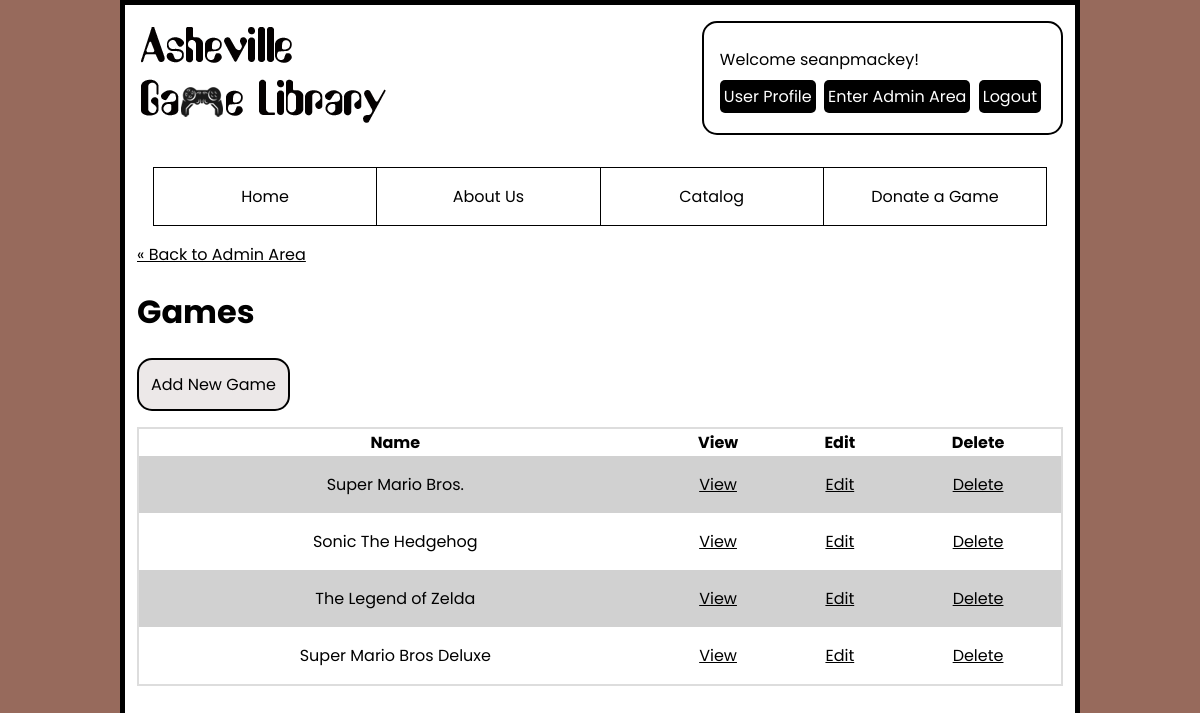
/admin/games/index.php (signed in), run on the app's committed database.
### tables this page shows
CREATE TABLE `users_usr` (
  `id` int(11) NOT NULL,
  `fname_usr` varchar(255) NOT NULL,
  `lname_usr` varchar(255) NOT NULL,
  `username_usr` varchar(255) NOT NULL,
  `email_usr` varchar(255) NOT NULL,
  `hashed_password_usr` varchar(255) NOT NULL,
  `street_address_usr` varchar(255) NOT NULL,
  `city_usr` varchar(255) NOT NULL,
  `zip_usr` varchar(255) NOT NULL,
  `id_sta_usr` int(11) NOT NULL,
  `user_level_usr` enum('user','admin') NOT NULL
);

CREATE TABLE `games_gme` (
  `id` int(11) NOT NULL,
  `name_gme` varchar(255) NOT NULL,
  `id_age_gme` int(11) DEFAULT NULL,
  `id_gnr_gme` int(11) DEFAULT NULL,
  `id_cmppub_gme` int(11) DEFAULT NULL
);

### private/functions.php (called while the page is built, shortened)
<?php
function url_for($script_path) {
  if($script_path[0] != '/') {
    $script_path = "/" . $script_path;
  }
  return WWW_ROOT . $script_path;
}
function u($string="") {
  return urlencode($string);
}
function h($string="") {
  return htmlspecialchars($string);
}
?>

### private/initialize.php (called while the page is built, shortened)
<?php
  require_once('functions.php');
  $session = new Session;
?>

### private/classes/Session.class.php (called while the page is built, shortened)
<?php
class Session {
    private $user_id;
    private $last_login;
    public function is_logged_in() {
        return isset($this->user_id) && $this->last_login_is_recent();
    }
    private function check_stored_login() {
        if(isset($_SESSION['user_id'])) {
            $this->user_id = $_SESSION['user_id'];
            $this->username = $_SESSION['username'];
            $this->last_login = $_SESSION['last_login'];
        }
    }
    private function last_login_is_recent() {
      if(!isset($this->last_login)){
        return false;
      } elseif($this->last_login + self::MAX_LOGIN_AGE < time() || !User::find_by_id($this->user_id)) {
        $this->logout();
        return false;
      } else {
        return true;
      }
    }
}

### private/classes/DatabaseObject.class.php (called while the page is built, shortened)
<?php
class DatabaseObject {
  static protected $database;
  static protected $table_name = "";
  static public function set_database($database) {
    self::$database = $database;
  }
  static public function find_by_sql($sql) {
    $result = self::$database->query($sql);
    $object_array = [];
    while($record = $result->fetch_assoc()) {
      $object_array[] = static::instantiate($record);
    }
    return $object_array;
  }
  static public function find_all() {
    $sql = "SELECT * FROM " . static::$table_name;
    return static::find_by_sql($sql);
  }
  static public function find_by_id($id) {
    $sql = "SELECT * FROM " . static::$table_name . " ";
    $sql .= "WHERE id='" . self::$database->escape_string($id) . "'";
    $obj_array = static::find_by_sql($sql);
    if(!empty($obj_array)) {
      return array_shift($obj_array);
    } else {
      return false;
    }
  }
  static protected function instantiate($record) {
    $object = new static;
    foreach($record as $property => $value) {
      if(property_exists($object, $property)) {
        $object->$property = $value;
      }
    }
    return $object;
  }
}
?>

### private/status_error_functions.php (called while the page is built, shortened)
<?php
function require_login() {
  global $session;
  if(!$session->is_logged_in()){
    redirect_to(url_for('login.php'));
  }
}
function require_admin() {
  require_login();
}
?>

### admin/games/index.php (the view, shortened to what this page needs)
<?php
  require_once('../../private/initialize.php');
  $games = Game::find_all();
  include(SHARED_PATH . '/admin_header.php');
?>
<main role="main" id="main-content" tabindex="-1">
  <a href='<?= url_for("/admin") ?>'>&laquo; Back to Admin Area</a><br>
  <h1>Games</h1>
  <a href='new.php' class="button">Add New Game</a>
  <div class="table">
  	<table>
      <tr>
        <th>Name</th>
        <th>View</th>
        <th>Edit</th>
        <th>Delete</th>
      </tr>
      <?php foreach($games as $game) { ?>
        <tr>
          <td><?= h($game->name_gme); ?></td>
          <td><a href="<?php echo url_for('admin/games/show.php?id=' . h(u($game->id))); ?>">View</a></td>
          <td><a href="<?php echo url_for('admin/games/edit.php?id=' . h(u($game->id))); ?>">Edit</a></td>
          <td><a href="<?php echo url_for('admin/games/delete.php?id=' . h(u($game->id))); ?>">Delete</a></td>
    	  </tr>
      <?php } ?>
  	</table>
  </div>
</main>
<?php include(SHARED_PATH . '/user_footer.php'); ?>

### private/shared/admin_header.php (shortened to what this page needs)
<!DOCTYPE html>
<html lang="en">
  <head>
    <link rel="stylesheet" href="<?php echo url_for('/stylesheets/css.css'); ?>">
  </head>
  <body>
    <div id="content-wrapper">
    <header role="banner">
      <a href="<?php echo url_for('index.php'); ?>"><img src="<?= url_for('images/logo.png')?>" alt="AshevilleGame Library Logo" width="249" height="96"></a>
      <?php
        require_admin();
        echo "<div id='user_links'>";
        echo "<span>Welcome ". h($session->username) . "!</span><br>";
        echo "<a href='". url_for("/profile") ."'>User Profile</a> ";
        echo "<a href='". url_for("/admin") ."'>Enter Admin Area</a> ";
        echo "<a href='". url_for("logout.php") ."'>Logout</a><br>";
        echo "</div>";
      ?>
    </header>
    <nav role="navigation">
      <?php include(SHARED_PATH . "/navbar.php"); ?>
    </nav>

### stylesheets/css.css (style rules this page uses)
:root { --main-bg-color: rgb(151, 106, 92); --main-bg-color-hover: #c8c8c8; --main-text-color: #000; --main-link-color: #000; --alternate-bg-color: #d1d1d1; }
* { box-sizing: border-box; }
html { font: 16px 'Poppins', sans-serif; }
body { background-color: var(--main-bg-color); margin: 0; }
#content-wrapper { background-color: #fff; border: 5px solid #000; color: #000; margin: 0 auto 0; min-height: 100vh; overflow: hidden; padding: 0 .75rem 1rem; width: 80%; }
img { height: auto; max-width: 100%; }
a { color: var(--main-link-color); }
header { align-items: center; display: flex; justify-content: space-between; }
#user_links { border: 2px solid #000; border-radius: 15px; margin: 1rem 0; padding: 1rem; text-align: left; }
#user_links span { display: inline-block; margin: .5rem 0; }
#user_links a { background-color: #000; color: #fff; border-radius: 5px; display: inline-block; margin-bottom: .25rem; margin-right: .25rem; padding: .25rem; text-decoration: none; }
nav { text-align: center; }
.table { border: 1px solid #ddd; overflow-x: auto; }
table { border: 1px solid #ddd; border-collapse: collapse; text-align: center; width: 100%; }
tr:nth-child(even) { background-color: var(--alternate-bg-color); }
th { width: auto; }
td { padding: 1rem .5rem; width: auto; }
.button { background-color: #ece8e8; border: 2px solid #000; border-radius: 15px; color: #000; display: inline-block; padding: .75rem; margin-bottom: 1rem; text-decoration: none; }
@media screen and (max-width: 1200px) { #content-wrapper { font-size: calc(10px + (16 - 10) * (100vw - 320px) / (1200 - 320)); } }

### data on the page
users_usr: username_usr "seanpmackey"
games_gme: name_gme "Super Mario Bros."
games_gme: name_gme "Sonic The Hedgehog"
games_gme: name_gme "The Legend of Zelda"
games_gme: name_gme "Super Mario Bros Deluxe"
